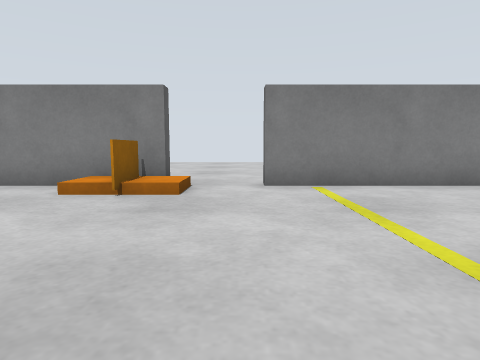
View 1 (above)

16 first-person views from a walk through a world built for the Gazebo simulator. The camera is 0.39 m above the floor, tilts 6° down and sees 75° across. The floor is counted in squares, 0.5 m on a side. Each view is taken from the middle of a square. On the plan, view 1 faces up. The plan holds only what a view shows up to about 10 squares ahead; the rest is blank. The place goes on beyond the plan.

View 2
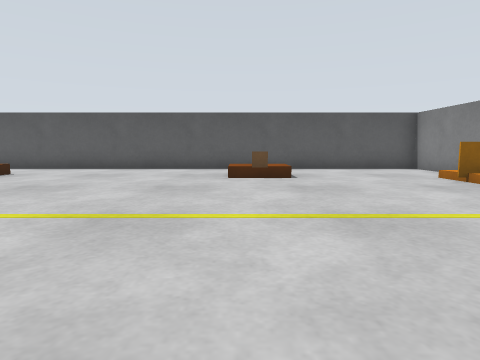

View 3
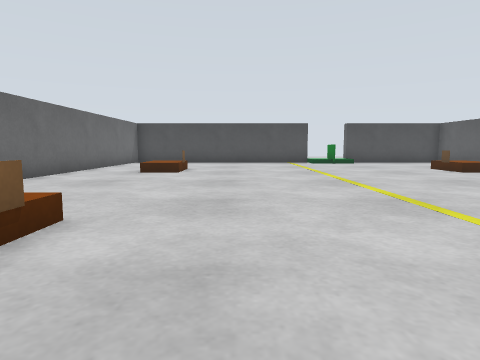

View 4
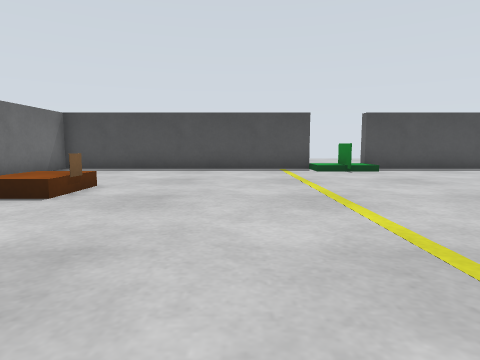

View 5
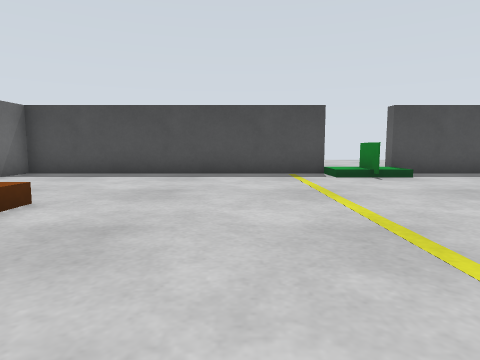

View 6
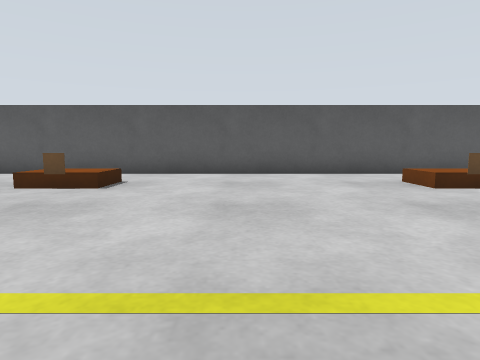

View 7
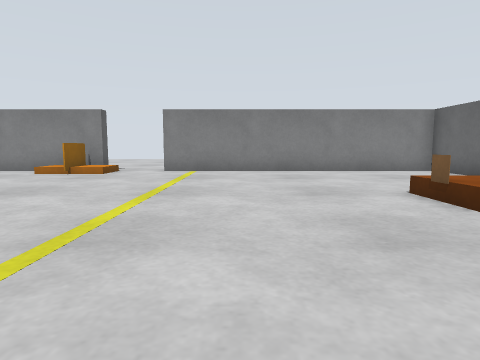

View 8
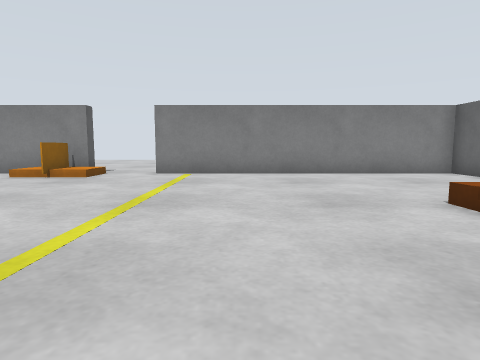

View 9
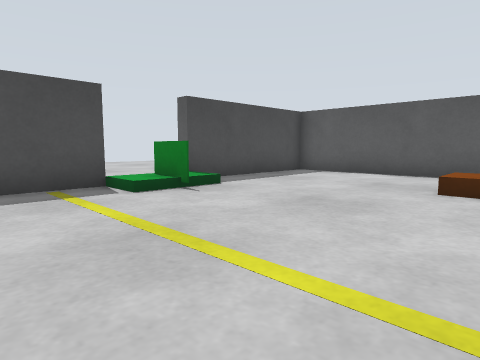

View 10
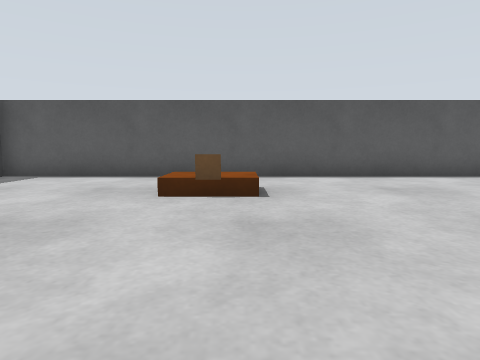

View 11
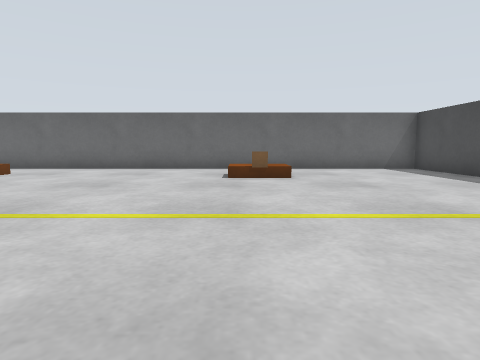

View 12
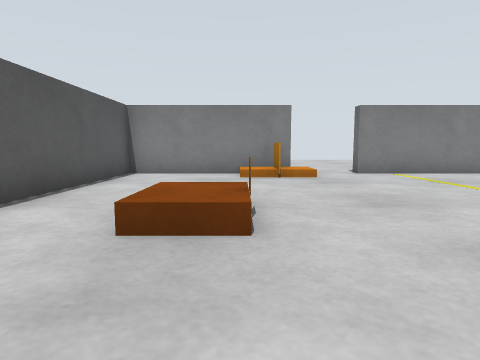

View 13
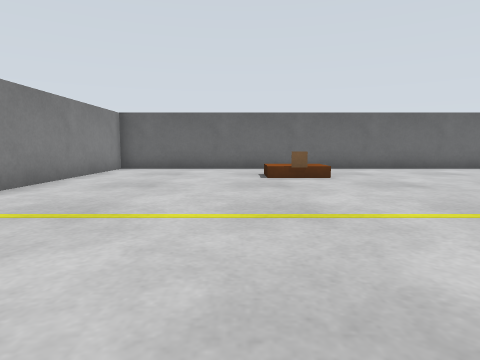

View 14
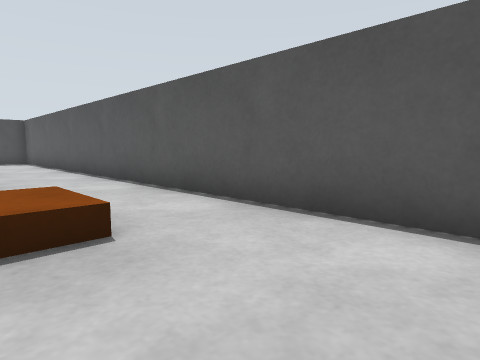

View 15
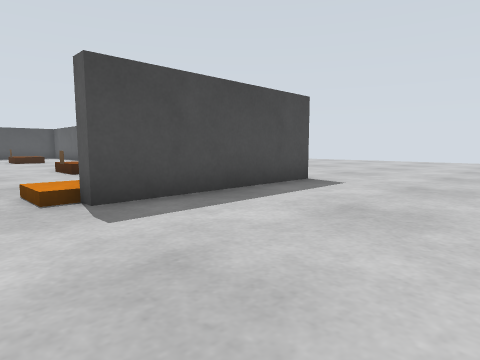

View 16
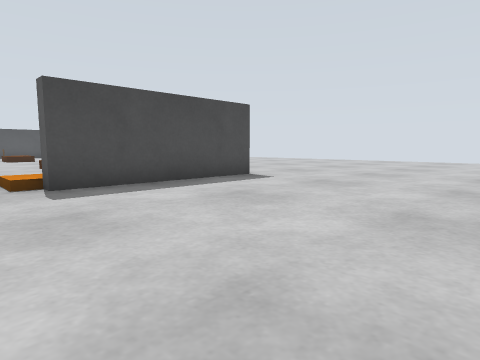

### Floor plan
Points are (right, up) in squares from view 1. A wall is a line through its corners. A room is listed if a view was taken in it or the views show most of it. See-through windows are left out.
Room 1 (views 1, 2, 3, 4, 5, 6, 7, 8, 9, 10, 11, 12, 13, 14)
walls: (-2.4, 6.3) (-6.3, 6.3) (-6.3, -13.3) (-1.5, -13.3); (0.5, -13.3) (8.5, -13.3); (8.5, 6.3) (0.5, 6.3) (0.5, 6.8)
ways out: opening at (-0.5, 7) to room 2
objects: pallet (-4, -8) to (-3, -7); pallet (-4, 0) to (-3, 1); sign (-2, 5) to (-2, 6); sign (0, -13) to (0, -12); pallet (6, -8) to (7, -7); pallet (6, 0) to (7, 1)
Room 2 (views 15, 16)
walls: (-6.8, 6.7) (-1.5, 6.7); (-1.5, -13.3) (-1.5, -13.8)
ways out: opening at (-0.5, 7) to room 1

Positions as (right, up) in squares from view 1, and headings:
1: (0, 0), facing up
2: (5, 0), facing left
3: (4, 3), facing down
4: (3, -2), facing down
5: (3, -4), facing down
6: (3, -4), facing left
7: (3, -4), facing up
8: (3, -3), facing up
9: (3, -7), facing down-left
10: (2, -7), facing left
11: (-2, -7), facing right
12: (-3, -3), facing up
13: (-2, 2), facing right
14: (-3, 4), facing down-left
15: (0, 11), facing down-left
16: (0, 13), facing down-left
